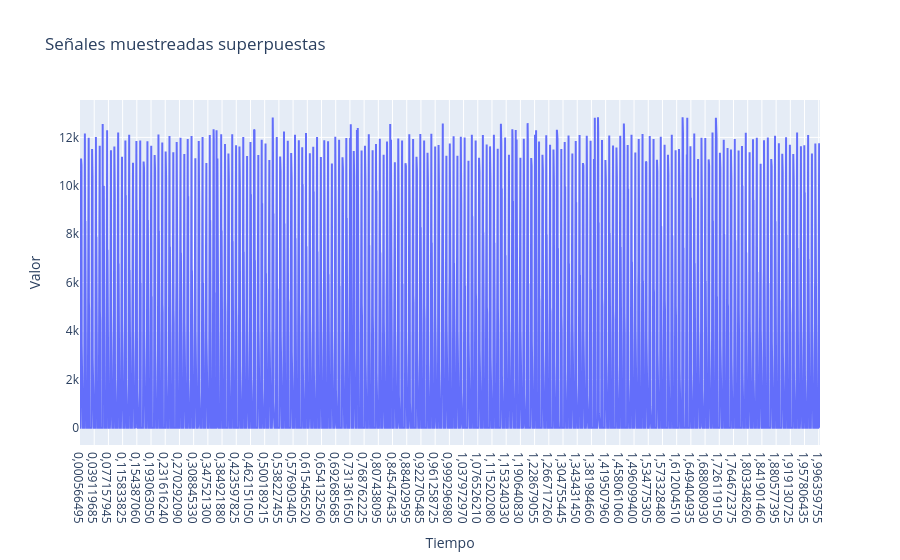

Notebook cell for this chart:
### Code cell
fig = go.Figure()


# Agregamos cada señal como un trazo
fig.add_trace(go.Scatter(x = resultados_tiempos[1], y=new_arr1, mode='lines', name='Señal 1'))

# Opciones de layout
fig.update_layout(
    title='Señales muestreadas superpuestas',
    xaxis_title='Tiempo',
    yaxis_title='Valor',
    hovermode='x unified'
)

fig.show()

### Figure 1 — Plotly figure (JSON) as saved in the notebook; plotly's stock layout.template omitted (floating-point values rounded to 4 significant figures; data arrays with more than 128 entries replaced by an {"elided": "..."} marker saying what was removed)
{"data": [{"mode": "lines", "name": "Señal 1", "type": "scatter", "x": {"elided": "3491 str values"}, "y": {"elided": "3491 int values"}}], "layout": {"hovermode": "x unified", "title": {"text": "Señales muestreadas superpuestas"}, "xaxis": {"title": {"text": "Tiempo"}}, "yaxis": {"title": {"text": "Valor"}}}}
